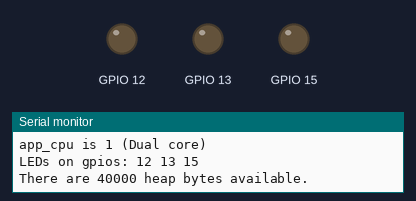
Bench run of a sketch on a simulated ESP32. Shown: output pins drawn as LEDs (lit = HIGH), the last lines printed to the serial monitor.

Above: at 1.0 s.
At 1.8 s:
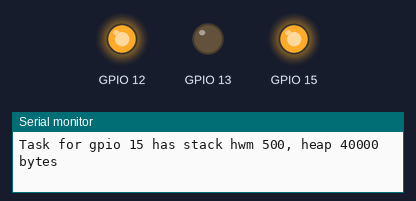
At 2.6 s:
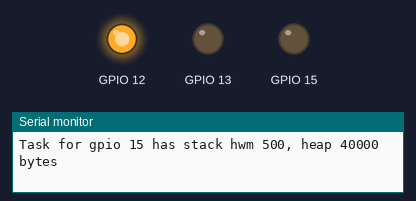
At 2.8 s:
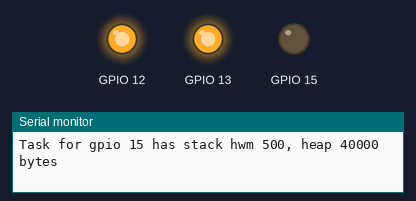
At 3.2 s:
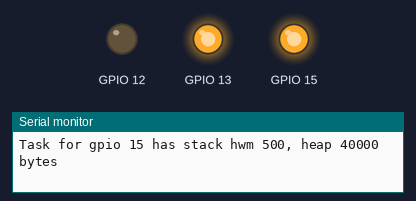
At 3.6 s:
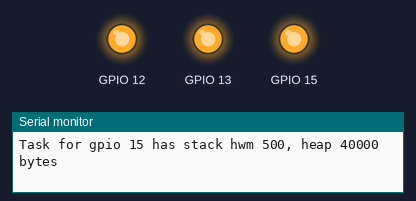
Timing chart, 0 to 4.0 s (numbered marks = the images above):
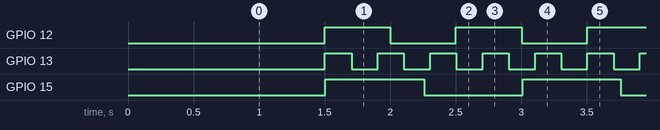

Measured:
- by itself, GPIO 12: alternates HIGH for 0.50 s and LOW for 0.50 s
- by itself, GPIO 13: alternates HIGH for 0.20 s and LOW for 0.20 s
- by itself, GPIO 15: alternates HIGH for 0.75 s and LOW for 0.75 s

The sketch:

task_delete.ino
```cpp
// (licence header left out)
// Change the following if you want to use
// different GPIO pins for the three LEDs

#define LED1  12  // GPIO 12
#define LED2  13  // etc.
#define LED3  15

struct s_led {
  byte          gpio;	  // LED GPIO number
  byte          state;	// LED state
  unsigned      napms;  // Delay to use (ms)
  TaskHandle_t  taskh;  // Task handle
};

static s_led leds[3] = {
  { LED1, 0, 500, 0 },
  { LED2, 0, 200, 0 },
  { LED3, 0, 750, 0 }
};

static void led_task_func(void *argp) {
  s_led *ledp = (s_led*)argp;
  unsigned stack_hwm = 0, temp;

  delay(1000);

  for (;;) {
    digitalWrite(ledp->gpio,ledp->state ^= 1);
    temp = uxTaskGetStackHighWaterMark(nullptr);
    if ( !stack_hwm || temp < stack_hwm ) {
      stack_hwm = temp;
      printf("Task for gpio %d has stack hwm %u, heap %u bytes\n",
        ledp->gpio,stack_hwm,
        unsigned(xPortGetFreeHeapSize()));
    }
    delay(ledp->napms);
  }
}

void setup() {
  int app_cpu = 0;    // CPU number

  delay(500);       // Pause for serial setup

  app_cpu = xPortGetCoreID();
  printf("app_cpu is %d (%s core)\n",
    app_cpu,
    app_cpu > 0 ? "Dual" : "Single");

  printf("LEDs on gpios: ");
  for ( auto& led : leds ) {
    pinMode(led.gpio,OUTPUT);
    digitalWrite(led.gpio,LOW);
    xTaskCreatePinnedToCore(
      led_task_func,
      "led_task",
      2048,
      &led,
      1,
      &led.taskh,
      app_cpu
    );
    printf("%d ",led.gpio);
  }
  putchar('\n');
  printf("There are %u heap bytes available.\n",
    unsigned(xPortGetFreeHeapSize()));
}

void loop() {
  // Delete self (main task)
  vTaskDelete(nullptr);
}
```
